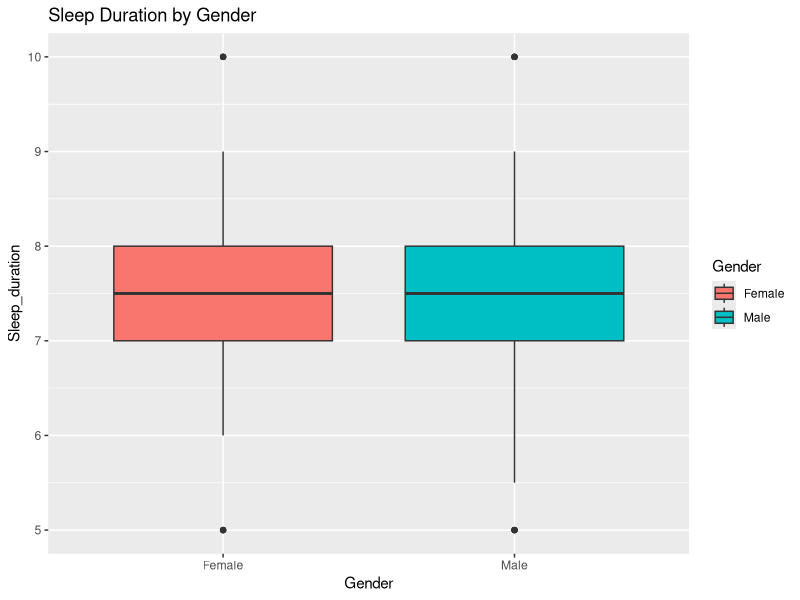
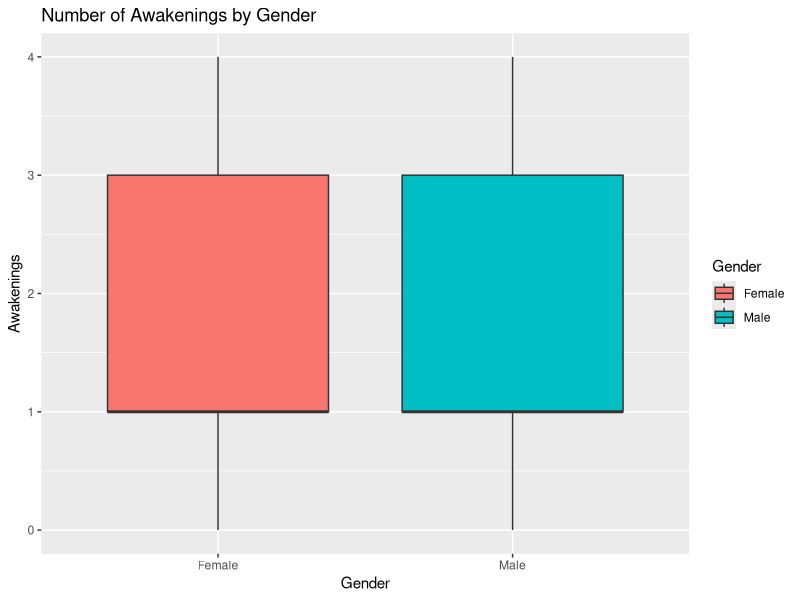
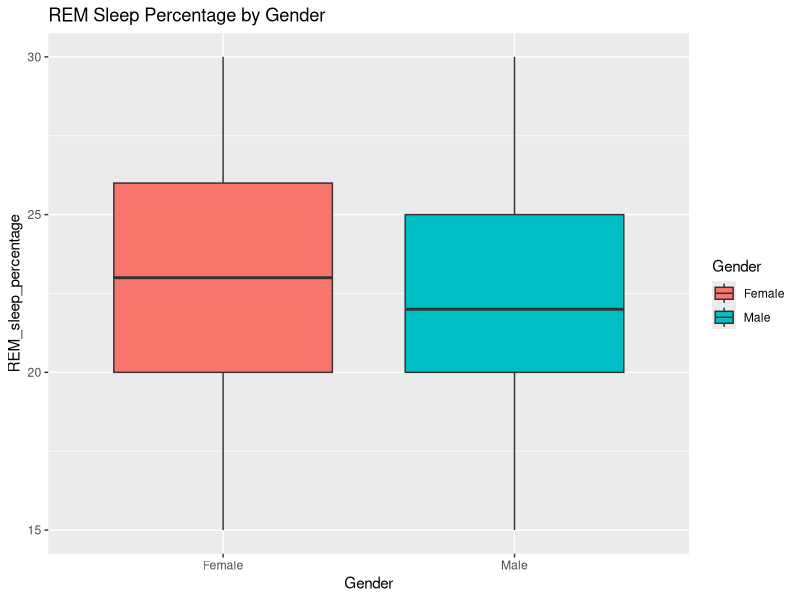
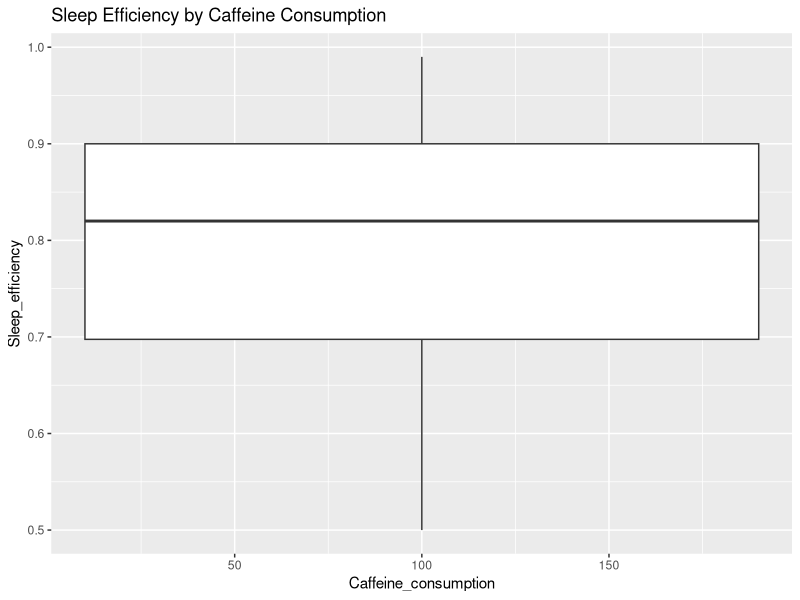
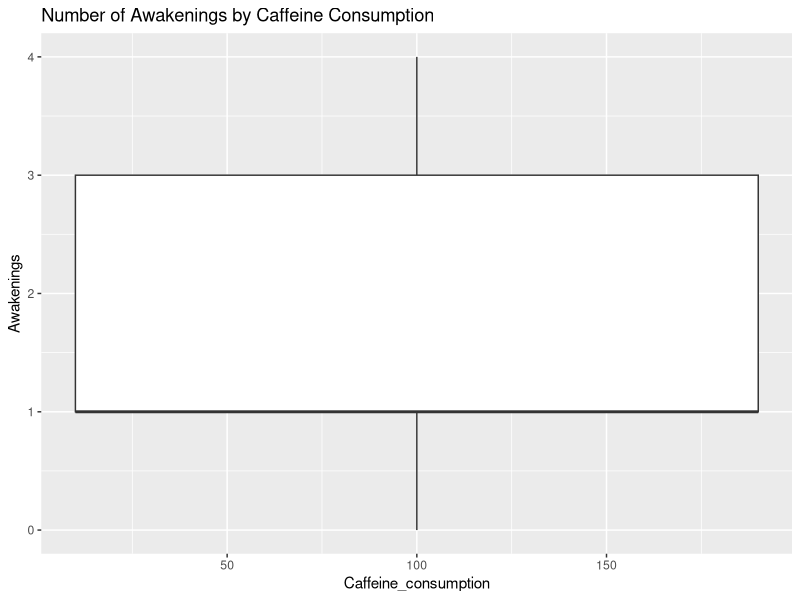
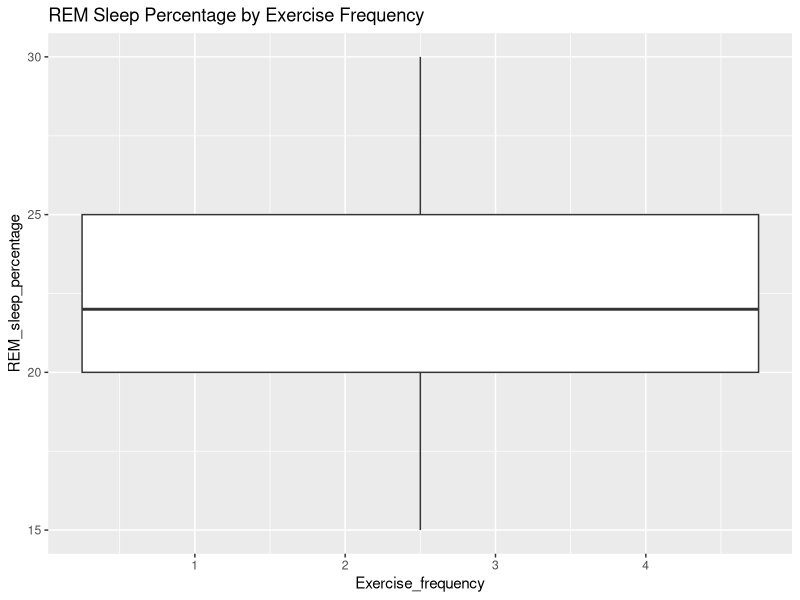
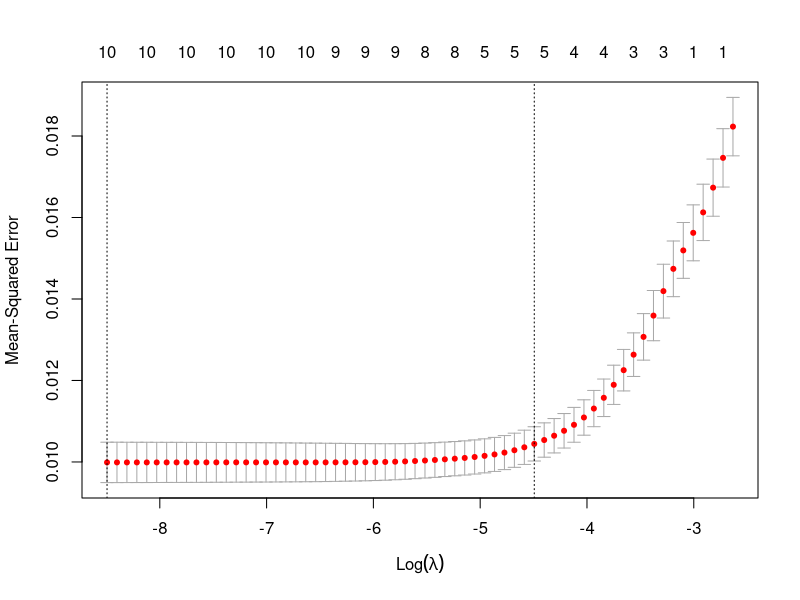

Here is the R script that generated these plots, in order:
# Install and load necessary libraries
if (!requireNamespace("glmnet", quietly = TRUE)) {
  install.packages("glmnet")
}
library(glmnet)
library(ggplot2)

# Load your dataset
Sleep_Efficiency <- read.csv("Sleep_Efficiency.csv")

# Research Question 1: Sleep patterns and efficiency between gender groups
# Assuming Sleep_duration, Awakenings, and REM_sleep_percentage as relevant 
#sleep variables

# Plot sleep duration by gender
ggplot(Sleep_Efficiency, aes(x = Gender, y = Sleep_duration, fill = Gender)) +
  geom_boxplot() +
  labs(title = "Sleep Duration by Gender")

# Plot number of awakenings by gender
ggplot(Sleep_Efficiency, aes(x = Gender, y = Awakenings, fill = Gender)) +
  geom_boxplot() +
  labs(title = "Number of Awakenings by Gender")

# Plot REM sleep percentage by gender
ggplot(Sleep_Efficiency, aes(x = Gender, y = REM_sleep_percentage, fill = Gender)) +
  geom_boxplot() +
  labs(title = "REM Sleep Percentage by Gender")

# Research Question 2: Relationship between caffeine consumption and sleep variables
# Assuming Sleep_efficiency and Awakenings as relevant sleep variables

# Plot sleep efficiency by caffeine consumption
ggplot(Sleep_Efficiency, aes(x = Caffeine_consumption, y = Sleep_efficiency, 
                             fill = Caffeine_consumption)) +
  geom_boxplot() +
  labs(title = "Sleep Efficiency by Caffeine Consumption")

# Plot number of awakenings by caffeine consumption
ggplot(Sleep_Efficiency, aes(x = Caffeine_consumption, y = Awakenings, 
                             fill = Caffeine_consumption)) +
  geom_boxplot() +
  labs(title = "Number of Awakenings by Caffeine Consumption")

# Research Question 3: Association between exercise frequency and REM sleep percentage
# Assuming REM_sleep_percentage as the relevant sleep variable

# Plot REM sleep percentage by exercise frequency
ggplot(Sleep_Efficiency, aes(x = Exercise_frequency, y = REM_sleep_percentage, 
                             fill = Exercise_frequency)) +
  geom_boxplot() +
  labs(title = "REM Sleep Percentage by Exercise Frequency")

# Lasso Regression

# Assuming "Sleep_efficiency" is the response variable
response_variable <- Sleep_Efficiency$Sleep_efficiency

# Extract predictor variables
predictor_variables <- Sleep_Efficiency[, c("Age", "Gender", "Sleep_duration", 
                                            "REM_sleep_percentage", "Awakenings",
                                            "Caffeine_consumption", 
                                            "Alcohol_consumption", 
                                            "Smoking_status", "Exercise_frequency")]

# Convert categorical variables to dummy variables if needed
predictor_variables <- model.matrix(~.-1+Gender+Smoking_status+Exercise_frequency,
                                    data = predictor_variables)

# Fit lasso regression model
lasso_model <- cv.glmnet(predictor_variables, response_variable, alpha = 1)

# Print the cross-validated lasso model
print(lasso_model)

# Plot the cross-validated mean squared error as a function of lambda
plot(lasso_model)

# Identify the optimal lambda value
best_lambda <- lasso_model$lambda.min
cat("Optimal Lambda:", best_lambda, "\n")

# Get the coefficients of the selected variables
lasso_coefficients <- coef(lasso_model, s = best_lambda)
print(lasso_coefficients)
